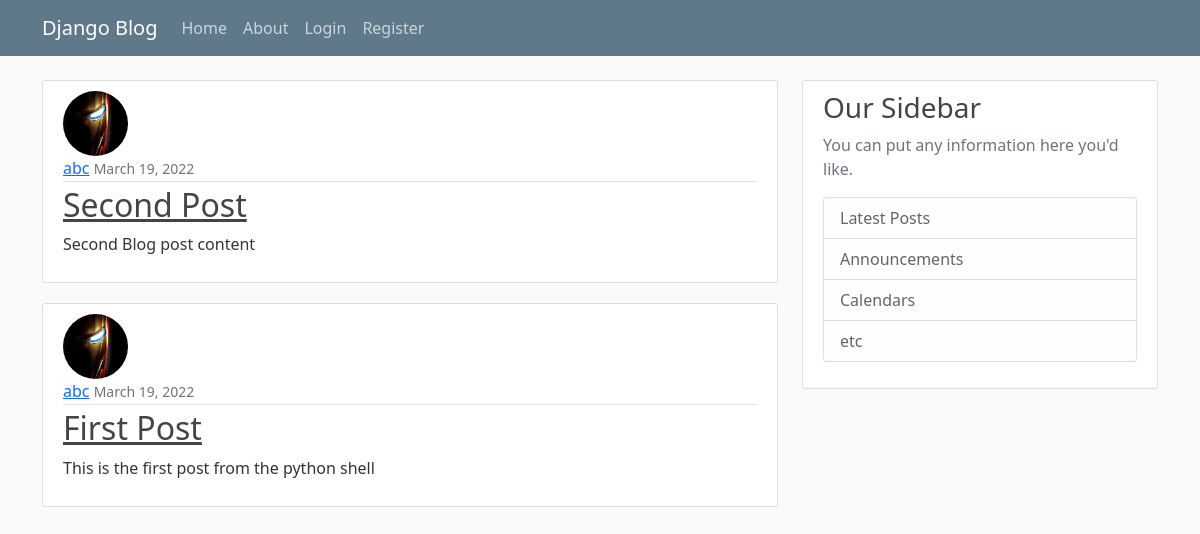
The page /blog/ on the database as committed earlier.
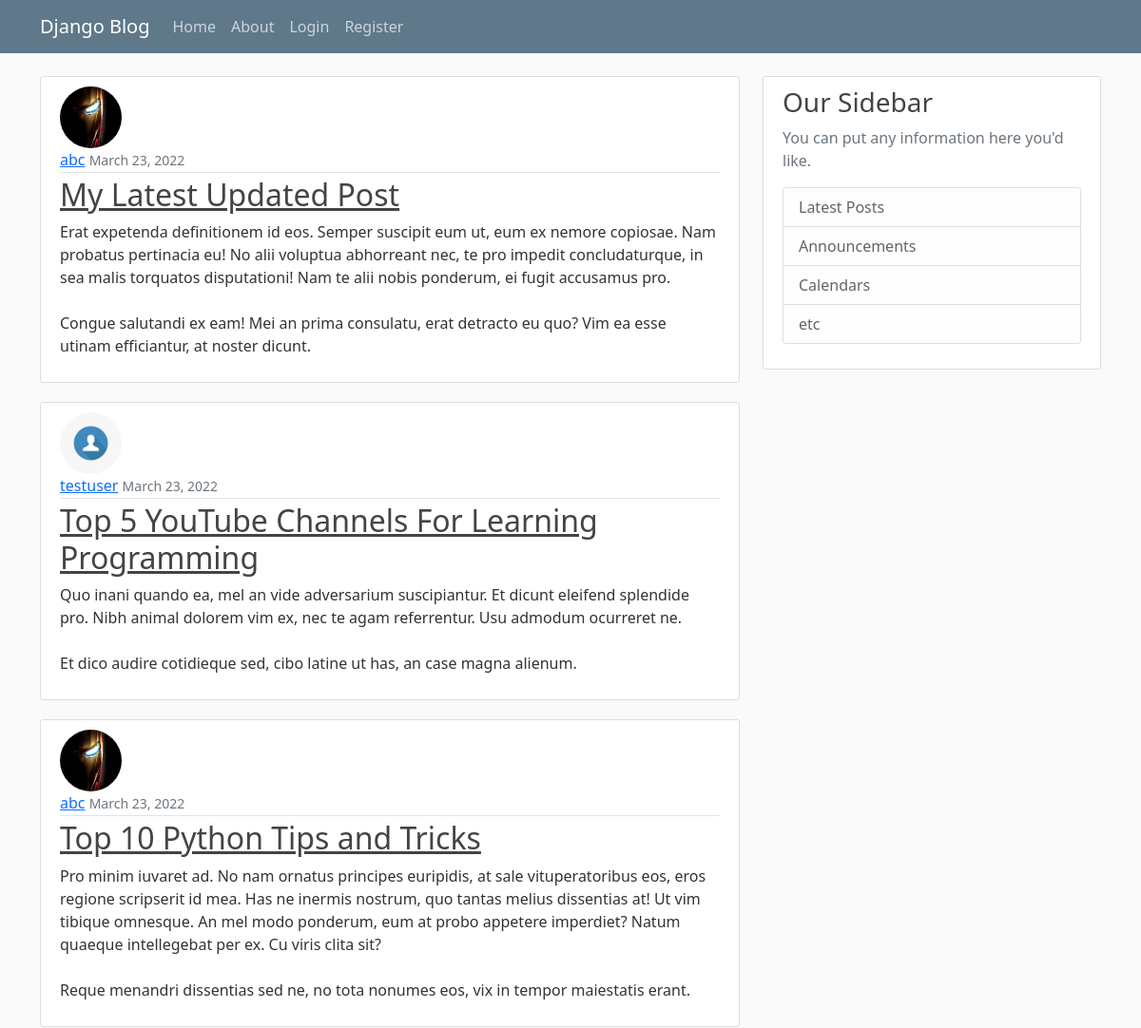
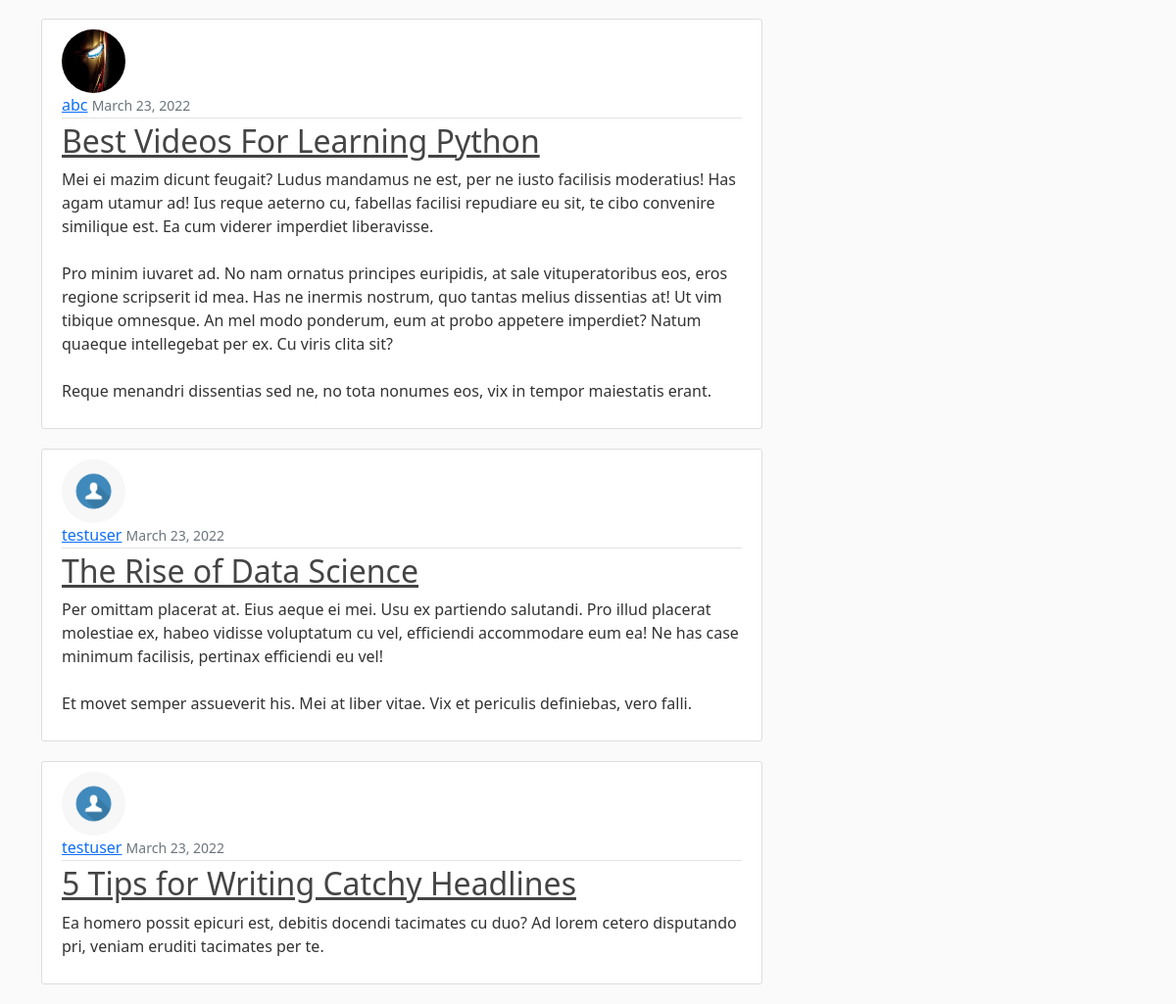
The same page on the database as committed later (2 pictures, top to bottom).
### blog/models.py (models this page shows, shortened)
class Post(models.Model):
    title = models.CharField(max_length=100)
    content = models.TextField()
    date_posted = models.DateTimeField(default=timezone.now)
    author = models.ForeignKey(User, on_delete=models.CASCADE)
    """
    After implementing the create post class - the error thrown is specify the
    absolute url. So to implement that we are writing the method.
    """

### users/models.py (models this page shows, shortened)
class Profile(models.Model):
    user = models.OneToOneField(User, on_delete=models.CASCADE)
    image = models.ImageField(default='default.jpg', upload_to='profile_pics')

### blog/views.py (the view)
# urls.py: path('', views.PostListView.as_view(), name='blog-home'),
class PostListView(ListView):
    model = Post
    template_name = 'blog/home.html'
    context_object_name = 'posts'  # default name is object.
    ordering = ['-date_posted']
    paginate_by = 6

### blog/templates/blog/home.html
{% extends 'blog/base.html' %}
{% block content %}
    {% for post in posts %}
        <article class="media content-section">
            <img class="rounded-circle article-img" src="{{ post.author.profile.image.url }}">
          <div class="media-body">
            <div class="article-metadata">
              <a class="mr-2" href="#">{{ post.author }}</a>
              <small class="text-muted">{{ post.date_posted | date:"F d, Y" }}</small>
            </div>
            <h2><a class="article-title" href="{% url 'post-detail' post.id %}">{{ post.title }}</a></h2>
            <p class="article-content">{{ post.content }}</p>
          </div>
        </article>
    {% endfor %}
{% endblock content %}

### blog/templates/blog/base.html (shortened to what this page needs)
<!DOCTYPE html>
{% load static %}
<html lang="en">
<head>
    <link href="https://cdn.jsdelivr.net/npm/bootstrap@5.1.3/dist/css/bootstrap.min.css" rel="stylesheet">
    <link rel="stylesheet" type="text/css" href="{% static 'blog/main.css' %}">
</head>
<body>
    <header class="site-header">
      <nav class="navbar navbar-expand-md navbar-dark bg-steel fixed-top">
        <div class="container">
          <a class="navbar-brand mr-4" href="{% url 'blog-home' %}">Django Blog</a>
          <div class="collapse navbar-collapse" id="navbarToggle">
            <div class="navbar-nav mr-auto">
              <a class="nav-item nav-link" href="{% url 'blog-home' %}">Home</a>
              <a class="nav-item nav-link" href="{% url 'blog-about' %}">About</a>
            </div>
            <div class="navbar-nav">
                {% if user.is_authenticated %}
                    <a class="nav-item nav-link" href="{% url 'post-create' %}">Create Post</a>
                    <a class="nav-item nav-link" href="{% url 'profile' %}">Profile</a>
                    <a class="nav-item nav-link" href="{% url 'logout' %}">Logout</a>
                {% else %}
                    <a class="nav-item nav-link" href="{% url 'login' %}">Login</a>
                    <a class="nav-item nav-link" href="{% url 'register' %}">Register</a>
                {% endif %}
            </div>
          </div>
        </div>
      </nav>
    </header>
    <main role="main" class="container">
      <div class="row">
        <div class="col-md-8">
          {% block content %}{% endblock %}
        </div>
        <div class="col-md-4">
          <div class="content-section">
            <h3>Our Sidebar</h3>
            <p class='text-muted'>You can put any information here you'd like.
              <ul class="list-group">
                <li class="list-group-item list-group-item-light">Latest Posts</li>
                <li class="list-group-item list-group-item-light">Announcements</li>
                <li class="list-group-item list-group-item-light">Calendars</li>
                <li class="list-group-item list-group-item-light">etc</li>
              </ul>
            </p>
          </div>
        </div>
      </div>
    </main>
</body>
</html>

### blog/static/blog/main.css (style rules this page uses)
body { background: #fafafa; color: #333333; margin-top: 5rem; }
h1, h2, h3, h4, h5, h6 { color: #444444; }
ul { margin: 0; }
.bg-steel { background-color: #5f788a; }
.site-header .navbar-nav .nav-link { color: #cbd5db; }
.content-section { background: #ffffff; padding: 10px 20px; border: 1px solid #dddddd; border-radius: 3px; margin-bottom: 20px; }
.article-title { color: #444444; }
.article-content { white-space: pre-line; }
.article-img { height: 65px; width: 65px; margin-right: 16px; }
.article-metadata { padding-bottom: 1px; margin-bottom: 4px; border-bottom: 1px solid #e3e3e3 }

Rows that differ between the two databases and show on the page:
no longer on this page (row unchanged): Post: author.profile.image (picture), author "abc", date_posted "March 19, 2022", title "Second Post", content "Second Blog post content"
no longer on this page (row unchanged): Post: author.profile.image (picture), author "abc", date_posted "March 19, 2022", title "First Post", content "This is the first post from the python shell"
added Post: author.profile.image (picture), author "abc", date_posted "March 23, 2022", title "My Latest Updated Post", content "Erat expetenda definitionem id eos. Semper suscipit eum ut, eum ex nemore copiosae. Nam probatus pertinacia eu! No alii voluptua abhorreant nec, te pro impedit concludaturque, in sea malis torquatos disputationi! Nam te alii nobis ponderum, ei fugit accusamus pro. Congue salutandi ex eam! Mei an prima consulatu, erat detracto eu quo? Vim ea esse utinam efficiantur, at noster dicunt."
added Post: author.profile.image (placeholder picture), author "testuser", date_posted "March 23, 2022", title "Top 5 YouTube Channels For Learning Programming", content "Quo inani quando ea, mel an vide adversarium suscipiantur. Et dicunt eleifend splendide pro. Nibh animal dolorem vim ex, nec te agam referrentur. Usu admodum ocurreret ne. Et dico audire cotidieque sed, cibo latine ut has, an case magna alienum."
added Post: author.profile.image (picture), author "abc", date_posted "March 23, 2022", title "Top 10 Python Tips and Tricks", content "Pro minim iuvaret ad. No nam ornatus principes euripidis, at sale vituperatoribus eos, eros regione scripserit id mea. Has ne inermis nostrum, quo tantas melius dissentias at! Ut vim tibique omnesque. An mel modo ponderum, eum at probo appetere imperdiet? Natum quaeque intellegebat per ex. Cu viris clita sit? Reque menandri dissentias sed ne, no tota nonumes eos, vix in tempor maiestatis erant."
added Post: author.profile.image (picture), author "abc", date_posted "March 23, 2022", title "Best Videos For Learning Python", content "Mei ei mazim dicunt feugait? Ludus mandamus ne est, per ne iusto facilisis moderatius! Has agam utamur ad! Ius reque aeterno cu, fabellas facilisi repudiare eu sit, te cibo convenire similique est. Ea cum viderer imperdiet liberavisse. Pro minim iuvaret ad. No nam ornatus principes euripidis, at sale vituperatoribus eos, eros regione scripserit id mea. Has ne inermis nostrum, quo tantas melius dissentias at! Ut vim tibique omnesque. An mel modo ponderum, eum at probo appetere imperdiet? Natum quaeque intellegebat per ex. Cu viris clita sit? Reque menandri dissentias sed ne, no tota nonumes eos, vix in tempor maiestatis erant."
added Post: author.profile.image (placeholder picture), author "testuser", date_posted "March 23, 2022", title "The Rise of Data Science", content "Per omittam placerat at. Eius aeque ei mei. Usu ex partiendo salutandi. Pro illud placerat molestiae ex, habeo vidisse voluptatum cu vel, efficiendi accommodare eum ea! Ne has case minimum facilisis, pertinax efficiendi eu vel! Et movet semper assueverit his. Mei at liber vitae. Vix et periculis definiebas, vero falli."
added Post: author.profile.image (placeholder picture), author "testuser", date_posted "March 23, 2022", title "5 Tips for Writing Catchy Headlines", content "Ea homero possit epicuri est, debitis docendi tacimates cu duo? Ad lorem cetero disputando pri, veniam eruditi tacimates per te."
